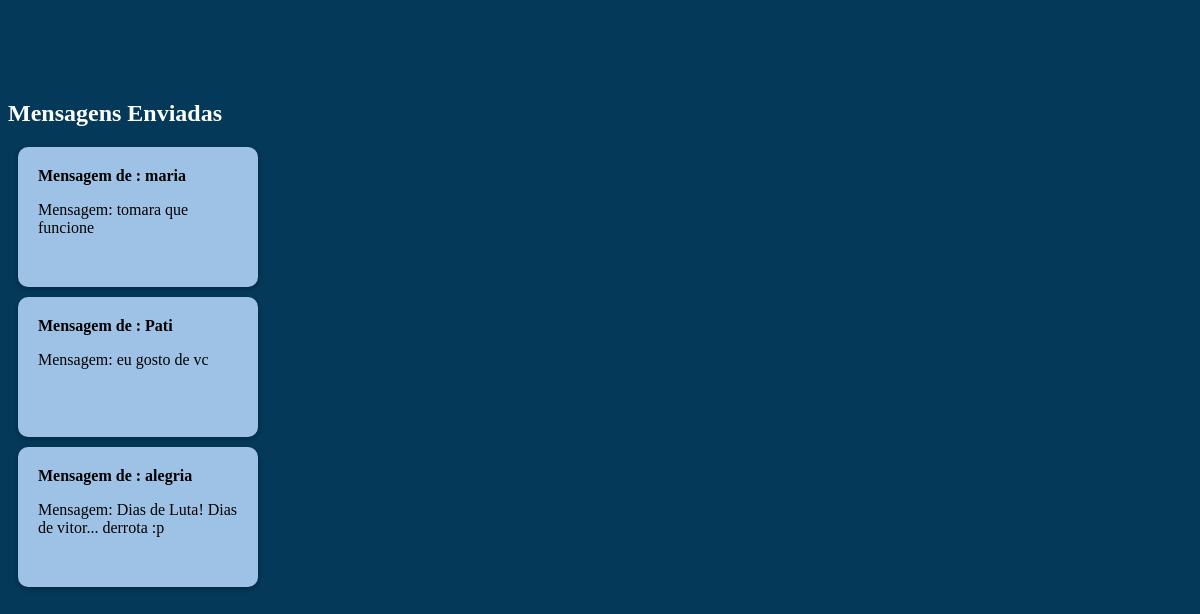
The app's page /visualizarmensagem.php with its own data.
### tables this page shows
CREATE TABLE `contato` (
  `id` int(11) NOT NULL,
  `nome` varchar(255) DEFAULT NULL,
  `email` varchar(255) DEFAULT NULL,
  `mensagem` varchar(255) DEFAULT NULL
);

### visualizarmensagem.php (the view, shortened to what this page needs)
<!DOCTYPE html>
<html>
<head>
</head>
<body>
<br>
<br>
<br>
<br>
<?php
include_once('config.php');
$sql = "SELECT * FROM contato";
$result = $conn->query($sql);
if ($result->num_rows > 0) {
    echo "<h2>Mensagens Enviadas</h2>";
    while($row = $result->fetch_assoc()) {
        echo "<div class='card'>";
        echo "<div class='card-header'>Mensagem de : " . $row["nome"] . "</div>";
        echo "<div class='card-body'>";
        echo "<p>Mensagem: " . $row["mensagem"] . "</p>";
        echo "</div>";
        echo "</div>";
    }
} else {
    echo "Nenhuma mensagem encontrada.";
}
?>
</body>
</html>

### visualizarmensagem.php (style rules this page uses)
body { background-color: #043959; color: white; }
.card { background-color: #fff; border-radius: 10px; box-shadow: 0 2px 5px rgba(0, 0, 0, 0.3); padding: 20px; margin: 10px; height: 100px; width: 200px; background-color: #9ec2e6; color: black; }
.card-header { font-weight: bold; margin-bottom: 10px; }
.card-body { font-size: 16px; }

### records on screen
contato: nome "maria", mensagem "tomara que funcione"
contato: nome "Pati", mensagem "eu gosto de vc"
contato: nome "alegria", mensagem "Dias de Luta! Dias de vitor... derrota :p"
